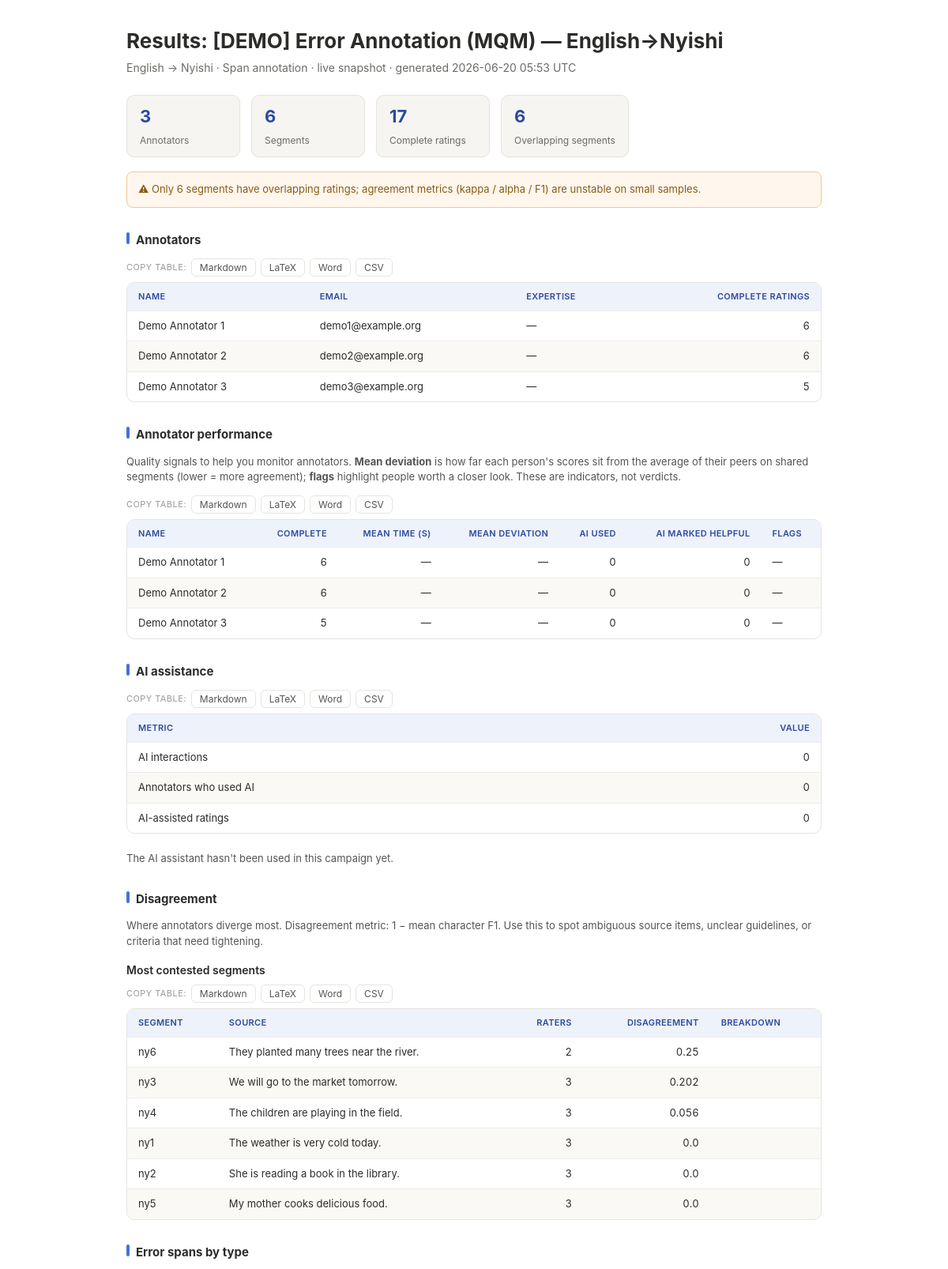
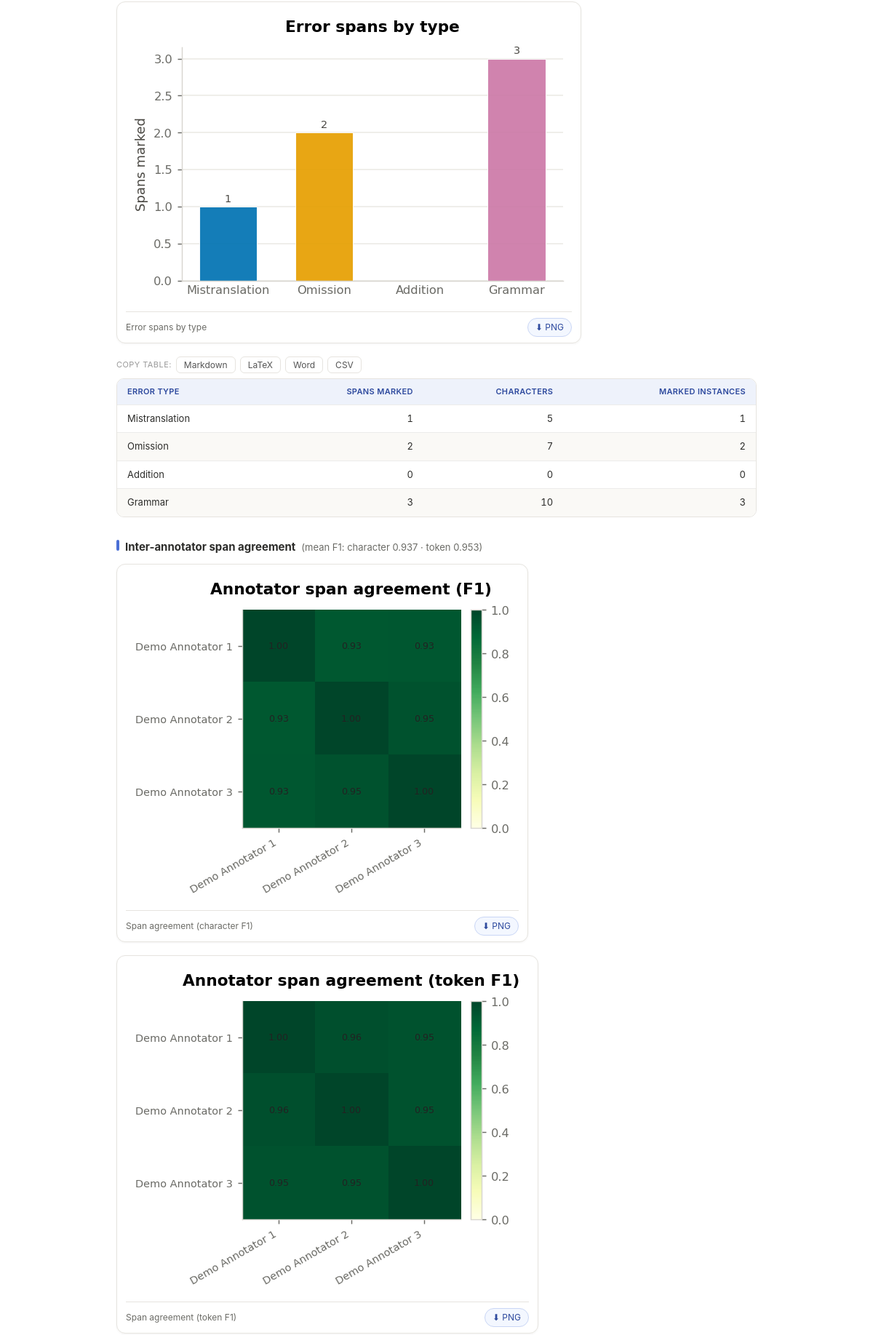
Screenshot of /admin/campaign/cbbea1d571954c1986f3695c8256ba7b/results.html (signed in, upper part) with the database file from the repository (2 pictures, top to bottom).
### models.py (models this page shows, shortened)
class Campaign(db.Model):
    __tablename__ = "campaigns"
    id = db.Column(db.String(32), primary_key=True, default=_uuid)
    name = db.Column(db.String(200), nullable=False)
    source_language = db.Column(db.String(100), nullable=False, default="")
    target_language = db.Column(db.String(100), nullable=False, default="")
    task_type = db.Column(db.String(40), default="translation")
    input_label = db.Column(db.String(80), default="")
    output_label = db.Column(db.String(80), default="")
    difficulty_method = db.Column(db.String(20), default="auto")
    difficulty_easy_max = db.Column(db.Integer, default=0)   # length method: easy if <= this
    difficulty_hard_min = db.Column(db.Integer, default=0)   # length method: hard if >= this
    served_difficulties = db.Column(db.String(50), default="")
    expertise_matching = db.Column(db.Boolean, default=False)
    rating_position = db.Column(db.String(10), default="side")   # "side" | "below"
    span_position = db.Column(db.String(10), default="below")    # "below" | "beside"
    owner_email = db.Column(db.String(200), default="")          # who created it (results email)
    script = db.Column(db.String(50), default=None)
    segments_json = db.Column(db.Text, nullable=False)
    criteria_json = db.Column(db.Text, default="")
    instructions = db.Column(db.Text, default="")
    span_instructions = db.Column(db.Text, default="")
    span_scope = db.Column(db.String(20), default="target")
    enable_spans = db.Column(db.Boolean, default=True)
    segments_per_page = db.Column(db.Integer, default=3)
    eval_mode = db.Column(db.String(20), default="likert")
    preferences_json = db.Column(db.Text, default="")
    scale_type = db.Column(db.String(20), default="likert")
    scale_points = db.Column(db.Integer, default=5)
    scale_min = db.Column(db.Integer, default=0)
    scale_max = db.Column(db.Integer, default=100)
    scale_design = db.Column(db.String(20), default="circles")
    scale_labels_json = db.Column(db.Text, default="")
    drive_folder_id = db.Column(db.String(200), default="")
    drive_last_status = db.Column(db.String(20), default="")     # "ok", "error", or ""
    drive_last_error = db.Column(db.Text, default="")
    drive_last_sync_at = db.Column(db.DateTime, default=None)
    results_snapshot_json = db.Column(db.Text, default="")
    ai_enabled = db.Column(db.Boolean, default=False)
    ai_ab_enabled = db.Column(db.Boolean, default=False)
    ai_ab_fraction = db.Column(db.Integer, default=50)
    ai_provider = db.Column(db.String(40), default="")   # ollama|anthropic|openai|gemini|openai_compatible
    ai_model = db.Column(db.String(120), default="")
    ai_base_url = db.Column(db.String(300), default="")
    ai_api_key_enc = db.Column(db.Text, default="")      # encrypted at rest
    closed_at = db.Column(db.DateTime, default=None)
    created_at = db.Column(db.DateTime, default=datetime.utcnow)
    ratings = db.relationship("Rating", backref="campaign", lazy="dynamic", cascade="all,delete-orphan")
    @property
    def is_closed(self):
        return self.closed_at is not None
    def has_explicit_difficulty(self):
        return any(_DIFF_NORM.get(str(s.get("difficulty", "")).strip().lower())
                   for s in self.segments)
    def difficulty_for_segments(self):
        import re as _re
        segs = self.segments
        method = (self.difficulty_method or "auto")
        if method == "none":
            return {}        # difficulty grouping switched off entirely
        def text_of(s):
            return s.get("source") or s.get("target") or s.get("target_a") or ""
        def composite_score(s):
            t = text_of(s) or ""
            n = len(t) or 1
            words = t.split()
            wlens = [len(w) for w in words] or [0]
            avg_wlen = sum(wlens) / len(wlens)
            long_ratio = sum(1 for w in words if len(w) >= 10) / (len(words) or 1)
            punct_digit = sum(1 for ch in t if ch.isdigit() or (not ch.isalnum() and not ch.isspace()))
            pd_ratio = punct_digit / n
            unusual = sum(1 for ch in t if ord(ch) > 0x2000) / n  # rare/uncommon code points
            return {"len": len(t), "avg_wlen": avg_wlen, "long_ratio": long_ratio,
                    "pd_ratio": pd_ratio, "unusual": unusual}
        out = {}
        need_auto = []
        for s in segs:
            d = _DIFF_NORM.get(str(s.get("difficulty", "")).strip().lower())
            if d:
                out[s.get("id")] = d
            else:
                need_auto.append(s)
        if not need_auto:
            return out
        if method == "manual":
            for s in need_auto:
                out[s.get("id")] = ""        # unknown / unlabelled
            return out
        feats = {s.get("id"): composite_score(s) for s in segs}
        keys = ["len", "avg_wlen", "long_ratio", "pd_ratio", "unusual"]
        ranges = {}
        for k in keys:
            vals = [feats[i][k] for i in feats]
            lo, hi = min(vals), max(vals)
            ranges[k] = (lo, hi - lo if hi > lo else 1.0)
        scores = {}
        for sid, f in feats.items():
            scores[sid] = sum((f[k] - ranges[k][0]) / ranges[k][1] for k in keys) / len(keys)
        ordered = sorted(scores.values())
        m = len(ordered)
        q1 = ordered[m // 3] if m >= 3 else None
        q2 = ordered[(2 * m) // 3] if m >= 3 else None
        for s in need_auto:
            sc = scores[s.get("id")]
            out[s.get("id")] = ("medium" if q1 is None else
                                "easy" if sc <= q1 else "medium" if sc <= q2 else "hard")
        return out
    @property
    def segments(self):
        try:
            return json.loads(self.segments_json or "[]")
        except json.JSONDecodeError:
            return []
    @property
    def criteria(self):
        if not self.criteria_json:
            return None
        try:
            return json.loads(self.criteria_json)
        except json.JSONDecodeError:
            return None
    DEFAULT_LIKERT_LABELS = {
        "1": "Very poor", "2": "Poor", "3": "Acceptable", "4": "Good", "5": "Excellent",
    }
    DEFAULT_PREFERENCES = [
        {"id": "a_much_better", "label": "A is much better"},
        {"id": "a_better",      "label": "A is better"},
        {"id": "tie",           "label": "About the same"},
        {"id": "b_better",      "label": "B is better"},
        {"id": "b_much_better", "label": "B is much better"},
    ]
    @property
    def mode(self):
        return self.eval_mode or "likert"
    def rating_is_complete(self, rating, criteria=None):
        mode = self.mode
        if mode == "pairwise":
            return bool((rating.preference or "").strip())
        if mode == "span_only":
            return bool(rating.reviewed)
    @property
    def num_segments(self):
        return len(self.segments)

class Annotator(db.Model):
    __tablename__ = "annotators"
    id = db.Column(db.String(32), primary_key=True, default=_uuid)
    name = db.Column(db.String(200), nullable=False)
    email = db.Column(db.String(200), unique=True, nullable=False, index=True)
    password_hash = db.Column(db.String(200), nullable=False)
    native_language = db.Column(db.String(100), default="")
    expertise = db.Column(db.String(20), default="")   # "" | "easy" | "medium" | "hard"
    created_at = db.Column(db.DateTime, default=datetime.utcnow)
    ratings = db.relationship("Rating", backref="annotator", lazy="dynamic")

class Rating(db.Model):
    __tablename__ = "ratings"
    id = db.Column(db.String(32), primary_key=True, default=_uuid)
    campaign_id = db.Column(db.String(32), db.ForeignKey("campaigns.id"), nullable=False, index=True)
    annotator_id = db.Column(db.String(32), db.ForeignKey("annotators.id"), nullable=False, index=True)
    segment_id = db.Column(db.String(200), nullable=False, index=True)
    scores_json = db.Column(db.Text, default="{}")
    spans_json = db.Column(db.Text, default="{}")
    comments = db.Column(db.Text, default="")
    preference = db.Column(db.String(100), default="")
    reviewed = db.Column(db.Boolean, default=False)
    edited_text = db.Column(db.Text, default="")
    time_spent_seconds = db.Column(db.Integer, default=0)
    created_at = db.Column(db.DateTime, default=datetime.utcnow)
    updated_at = db.Column(db.DateTime, default=datetime.utcnow, onupdate=datetime.utcnow)
    __table_args__ = (
        db.UniqueConstraint("campaign_id", "annotator_id", "segment_id",
                            name="uq_campaign_annotator_segment"),
    )
    def spans_dict(self):
        try:
            return json.loads(self.spans_json or "{}")
        except json.JSONDecodeError:
            return {}

### app.py (the view)
@app.route("/admin/campaign/<campaign_id>/results.html")
@require_admin
def admin_campaign_results_report(campaign_id):
    c = Campaign.query.get_or_404(campaign_id)
    res, frozen = _campaign_results(c)
    charts = results.build_charts(res)
    from flask import Response
    try:
        with open(os.path.join(app.static_folder, "results.js"), encoding="utf-8") as fh:
            results_js = fh.read()
    except OSError:
        results_js = ""
    html = render_template("results_report.html",
                           campaign=c, results=res, charts=charts, frozen=frozen,
                           results_js=results_js,
                           generated=datetime.utcnow().strftime("%Y-%m-%d %H:%M UTC"))
    fname = exporter._safe_filename(c.name) + "_results.html"
    return Response(html, mimetype="text/html",
                    headers={"Content-Disposition": f'attachment; filename="{fname}"'})

### templates/results_report.html (shortened to what this page needs)
<!DOCTYPE html>
<html lang="en">
<head>
</head>
<body>
  <h1>Results: {{ campaign.name }}</h1>
  <p class="sub">
    {{ campaign.source_language }} → {{ campaign.target_language }} ·
    {% if results.mode == 'likert' %}Likert rating{% elif results.mode == 'pairwise' %}Pairwise preference{% else %}Span annotation{% endif %}
    {% if frozen %} · frozen snapshot (campaign closed){% else %} · live snapshot{% endif %}
    · generated {{ generated }}
  </p>
  {% include "_results_body.html" %}
</body>
</html>

### templates/_results_body.html (shortened to what this page needs)
{% set s = results.summary %}
{% macro num(v) %}{% if v is none %}—{% else %}{{ v }}{% endif %}{% endmacro %}
{% macro figure(uri, alt, name, chartkey="") %}
<figure class="result-figure"{% if chartkey %} data-chart="{{ chartkey }}" data-chart-name="{{ name }}"{% endif %}>
  <img class="result-chart" src="{{ uri }}" alt="{{ alt }}">
  <figcaption><span class="fig-cap">{{ alt }}</span>
    <a class="fig-dl" href="{{ uri }}" download="{{ name }}.png">⬇&nbsp;PNG</a></figcaption>
</figure>
{% endmacro %}
<div class="result-summary-row">
  <div class="result-stat"><span class="result-stat-num">{{ s.n_annotators }}</span><span class="result-stat-label">Annotators</span></div>
  <div class="result-stat"><span class="result-stat-num">{{ s.n_segments }}</span><span class="result-stat-label">Segments</span></div>
  <div class="result-stat"><span class="result-stat-num">{{ s.n_complete_ratings }}</span><span class="result-stat-label">Complete ratings</span></div>
  <div class="result-stat"><span class="result-stat-num">{{ s.n_overlap_segments }}</span><span class="result-stat-label">Overlapping segments</span></div>
</div>
{% if s.warnings %}
<div class="result-warn">
  {% for w in s.warnings %}<p>⚠ {{ w }}</p>{% endfor %}
</div>
{% endif %}
{% if s.annotators %}
<h3 class="result-h3">Annotators</h3>
<table class="result-table" data-table-name="annotators">
  <thead><tr><th>Name</th><th>Email</th><th>Expertise</th><th class="num">Complete ratings</th></tr></thead>
  <tbody>
    {% set _exp_label = {'easy':'Beginner','medium':'Intermediate','hard':'Advanced'} %}
    {% for a in s.annotators %}
    <tr><td>{{ a.name }}</td><td>{{ a.email }}</td><td>{{ _exp_label.get(a.expertise, '—') }}</td><td class="num">{{ a.n_complete }}</td></tr>
    {% endfor %}
  </tbody>
</table>
{% endif %}
{% if results.performance and results.performance.annotators %}
{% set P = results.performance %}
<h3 class="result-h3">Annotator performance</h3>
<p class="result-note">
  Quality signals to help you monitor annotators. <strong>Mean deviation</strong> is how far each
  person's scores sit from the average of their peers on shared segments (lower = more agreement);
  <strong>flags</strong> highlight people worth a closer look. These are indicators, not verdicts.
</p>
<table class="result-table" data-table-name="annotator_performance">
  <thead><tr>
    <th>Name</th>
    <th class="num">Complete</th>
    <th class="num">Mean time (s)</th>
    {% if results.mode == 'pairwise' %}<th class="num">Agreement w/ majority</th>
    {% else %}<th class="num">Mean deviation</th>{% endif %}
    <th class="num">AI used</th>
    <th class="num">AI marked helpful</th>
    <th>Flags</th>
  </tr></thead>
  <tbody>
    {% for r in P.annotators %}
    <tr>
      <td>{{ r.name }}</td>
      <td class="num">{{ r.n_complete }}</td>
      <td class="num">{{ r.mean_time_sec if r.mean_time_sec is not none else '—' }}</td>
      {% if results.mode == 'pairwise' %}
        <td class="num">{{ (r.pref_agreement_pct ~ '%') if r.pref_agreement_pct is not none else '—' }}</td>
      {% else %}
        <td class="num">{{ r.mean_deviation if r.mean_deviation is not none else '—' }}</td>
      {% endif %}
      <td class="num">{{ r.ai_used }}</td>
      <td class="num">{{ r.ai_helpful }}</td>
      <td>{% for f in r.flags %}<span class="perf-flag perf-flag-{{ f.split(' ')|join('-') }}">{{ f }}</span> {% else %}<span class="muted">—</span>{% endfor %}</td>
    </tr>
    {% endfor %}
  </tbody>
</table>
{% set AI = P.ai %}
<h3 class="result-h3">AI assistance</h3>
<table class="result-table" data-table-name="ai_assistance">
  <thead><tr><th>Metric</th><th class="num">Value</th></tr></thead>
  <tbody>
    <tr><td>AI interactions</td><td class="num">{{ AI.total_assists }}</td></tr>
    <tr><td>Annotators who used AI</td><td class="num">{{ AI.n_users }}</td></tr>
    <tr><td>AI-assisted ratings</td><td class="num">{{ AI.assisted_ratings }}</td></tr>
  </tbody>
</table>
<p class="result-note">{{ AI.verdict }}</p>
{% endif %}
{% if results.disagreement and results.disagreement.contested_segments %}
{% set D = results.disagreement %}
<h3 class="result-h3">Disagreement</h3>
<p class="result-note">
  Where annotators diverge most. Disagreement metric: {{ D.metric }}. Use this to spot ambiguous
  source items, unclear guidelines, or criteria that need tightening.
</p>
<h4 class="result-h4">Most contested segments</h4>
<table class="result-table" data-table-name="contested_segments">
  <thead><tr><th>Segment</th><th>Source</th><th class="num">Raters</th><th class="num">Disagreement</th><th>Breakdown</th></tr></thead>
  <tbody>
    {% for seg in D.contested_segments %}
    <tr>
      <td class="muted">{{ seg.segment_id }}</td>
      <td>{{ seg.source }}{% if seg.source and seg.source|length >= 140 %}…{% endif %}</td>
      <td class="num">{{ seg.n_raters }}</td>
      <td class="num">{{ seg.disagreement }}</td>
      <td class="muted">{{ seg.detail }}</td>
    </tr>
    {% endfor %}
  </tbody>
</table>
{% endif %}
{% if results.mode == 'span_only' %}
{% set S = results.span_only %}
<h3 class="result-h3">Error spans by type</h3>
<div class="result-figures">
  {% if charts.spans_per_type %}{{ figure(charts.spans_per_type, "Error spans by type", "error_spans", "spans_per_type") }}{% endif %}
</div>
<table class="result-table" data-table-name="error_spans">
  <thead><tr><th>Error type</th><th class="num">Spans marked</th><th class="num">Characters</th><th class="num">Marked instances</th></tr></thead>
  <tbody>
    {% for c in S.criteria %}
    <tr><td>{{ c.name }}</td><td class="num">{{ c.n_spans }}</td><td class="num">{{ c.char_count }}</td><td class="num">{{ c.marked_instances }}</td></tr>
    {% endfor %}
  </tbody>
</table>
{% if S.f1_matrix.labels|length >= 2 %}
<h3 class="result-h3">Inter-annotator span agreement <span class="result-note-inline">(mean F1: character {{ num(S.mean_span_f1) }} · token {{ num(S.mean_span_f1_token) }})</span></h3>
<div class="result-figures">
  {% if charts.span_agreement %}{{ figure(charts.span_agreement, "Span agreement (character F1)", "span_agreement_char") }}{% endif %}
  {% if charts.span_agreement_token %}{{ figure(charts.span_agreement_token, "Span agreement (token F1)", "span_agreement_token") }}{% endif %}
</div>
{% endif %}
{% endif %}

### rows the page displays
Campaign: name "[DEMO] Error Annotation (MQM) — English→Nyishi", source_language "English", target_language "Nyishi"
Annotator: name "Demo Annotator 1", email "demo1@example.org", name "Demo Annotator 1"
Annotator: name "Demo Annotator 2", email "demo2@example.org", name "Demo Annotator 2"
Annotator: name "Demo Annotator 3", email "demo3@example.org", name "Demo Annotator 3"
Rating: segment_id "ny6", source "They planted many trees near the river.", n_raters "2", disagreement "0.25"
Rating: segment_id "ny3", source "We will go to the market tomorrow.", n_raters "3", disagreement "0.202"
Rating: segment_id "ny4", source "The children are playing in the field.", n_raters "3", disagreement "0.056"
Rating: segment_id "ny1", source "The weather is very cold today.", n_raters "3", disagreement "0.0"
Rating: segment_id "ny2", source "She is reading a book in the library.", n_raters "3", disagreement "0.0"
Rating: segment_id "ny5", source "My mother cooks delicious food.", n_raters "3", disagreement "0.0"

### other values shown
{{ s.n_annotators }} "3"
{{ s.n_segments }} "6"
{{ s.n_complete_ratings }} "17"
{{ s.n_overlap_segments }} "6"
{{ w }} "Only 6 segments have overlapping ratings; agreement metrics (kappa / alpha / F1) are unstable on small samples."
{{ _exp_label.get(a.expertise, '—') }} "—" "—" "—"
{{ a.n_complete }} "6" "6" "5"
{{ r.n_complete }} "6" "6" "5"
{{ r.mean_time_sec if r.mean_time_sec is not none else '—' }} "—" "—" "—"
{{ r.mean_deviation if r.mean_deviation is not none else '—' }} "—" "—" "—"
{{ r.ai_used }} "0" "0" "0"
{{ r.ai_helpful }} "0" "0" "0"
{{ AI.total_assists }} "0"
{{ AI.n_users }} "0"
{{ AI.assisted_ratings }} "0"
